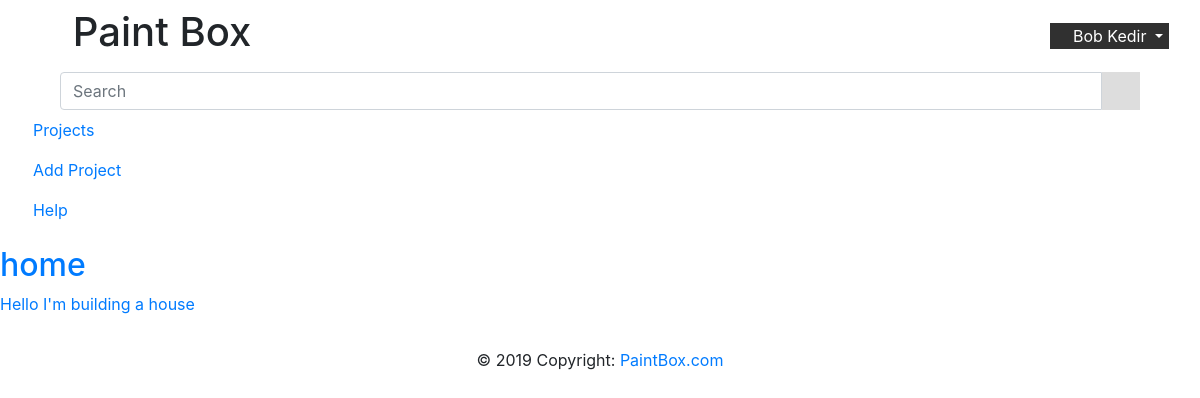
Screenshot of /home (signed in) with the database file from the repository.
### PaintBox/modules/database.py (models this page shows, shortened)
class DBUser(db.Model, UserMixin):
    __tablename__ = 'user'
    id = db.Column(db.Integer, primary_key=True)
    username = db.Column(db.String(120), unique=True, nullable=False)
    firstname = db.Column(db.String(20), nullable=False)
    lastname = db.Column(db.String(20), nullable=False)
    email = db.Column(db.String(120), unique=True, nullable=False)
    image_file = db.Column(db.String(20), nullable=False, default='default.jpg')
    password = db.Column(db.String(60), nullable=False)
    projects = db.relationship('DBproject', backref='author', lazy=True)

### PaintBox/modules/Project.py (models this page shows, shortened)
class DBproject(db.Model, object):
    __tablename__ = 'project'
    id = db.Column(db.Integer, primary_key=True)
    name = db.Column(db.String(100), nullable=False)
    date_posted = db.Column(db.DateTime, nullable=False, default=datetime.utcnow)
    description = db.Column(db.Text)
    user_id = db.Column(db.Integer, db.ForeignKey('user.id'), nullable=False)
    tags = db.relationship('DBTag', backref='pro', lazy=True)
    stages = db.relationship('DBStage', backref='stage', lazy=True)
    __table_args__ = (UniqueConstraint('user_id', 'name', name='_name_user'),)
    def __repr__(self):
        return f"Project('{self.name}', '{self.date_posted}')"
    def get_id(self):
        return self.id
    def get_name(self):
        return self.name
    def get_description(self):
        return self.description

### PaintBox/routes/routes.py (the view)
@app.route("/home", methods=['GET', 'POST'])
@login_required
def home():
    print("*" * 100)
    global projects
    projects = Project.get_projects(current_user)
    logging.info(f"Projects: {projects}")
    return render_template('index.html', title='Home', user=current_user, projects=projects)

### PaintBox/modules/Project.py (called while the page is built)
def get_projects(user):
    project_list = []
    logging.debug('getting projects from db')
    data = DBproject.query.filter_by(author=user).all()
    for item in data:
        logging.info(f"Project('{item.name}', '{item.id}', '{item.description}')")
        project_list.append(item)
    return project_list

### PaintBox/modules/database.py (called while the page is built)
@login_manager.user_loader
def load_user(user_id):
    return DBUser.query.get(int(user_id))

### PaintBox/templates/index.html (shortened to what this page needs)
{% from 'add_macro.html' import add_form %}
{% from 'sidebar_macro.html' import project_sidebar %}
{% extends "base.html" %}
{% block style %}
    <link rel="stylesheet" href="{{ url_for('static', filename='css/sidebar_style.css') }}">
    <link rel="stylesheet" href="{{ url_for('static', filename='css/project_display.css') }}">
{% endblock %}
{% block nav %}
    {{ project_sidebar() }}
{% endblock %}
{% block main %}
        {% if projects|length  != 0 %}
             <div class="project-container">
                {% for item in projects %}
                    <div class="project">
                        <a href="project/{{ item.get_id() }}" >
                            <h2>{{ item.get_name() }}</h2>
                            <p> {{ item.get_description() }}</p>
                        </a>
                    </div>
                {% endfor %}
            </div>
        {% else %}
            <p>
                You currently have on projects. Use + button to add a project.
            </p>
        {% endif %}
{% endblock %}

### PaintBox/templates/base.html (shortened to what this page needs)
<!DOCTYPE html>
<html lang="en" xmlns="http://www.w3.org/1999/html">
<head>
    <link rel="stylesheet" href="https://use.fontawesome.com/releases/v5.8.1/css/all.css"
>
    <link rel="stylesheet" href="https://maxcdn.bootstrapcdn.com/bootstrap/4.3.1/css/bootstrap.min.css">
    {% block style %}{% endblock %}
    <link rel="stylesheet" href="{{ url_for('static', filename='css/home.css') }}">
</head>
<body class="wrapper">
<header>
    <nav class="navbar navbar-expand-lg">
        <div class="container-fluid">
            <a type="button" id="sidebarCollapse">
                    <div class="sidebar-header">
                        <h1>
                            <i class="fas fa-puzzle-piece"></i>
                            <span>Paint Box</span>
                        </h1>
                    </div>
            </a>
            {% if current_user.is_authenticated %}
                <div class="btn-group user_info">
                    <button type="button" class="dropdown-toggle" data-toggle="dropdown" aria-haspopup="true"
                            aria-expanded="false"
                            style="
                                background: #303030;
                                border: #303030;
                                color: white;
                            ">
                        <i class="fas fa-user"></i>
                        <span>{{ user.firstname }} {{ user.lastname }} </span>
                    </button>
                </div>
            {% endif %}
        </div>
    </nav>
</header>
{% block nav %}
{% endblock %}
<main id="content">
    {% block main %}{% endblock %}
</main>
<footer class="footer">
    <div class="footer-copyright text-center py-3">© 2019 Copyright:
        <a href="https://mdbootstrap.com/education/bootstrap/"> PaintBox.com</a>
    </div>
</footer>
</body>
</html>

### rows the page displays
DBUser: firstname "Bob", lastname "Kedir"
DBproject: get_name "home", get_description "Hello I'm building a house"
